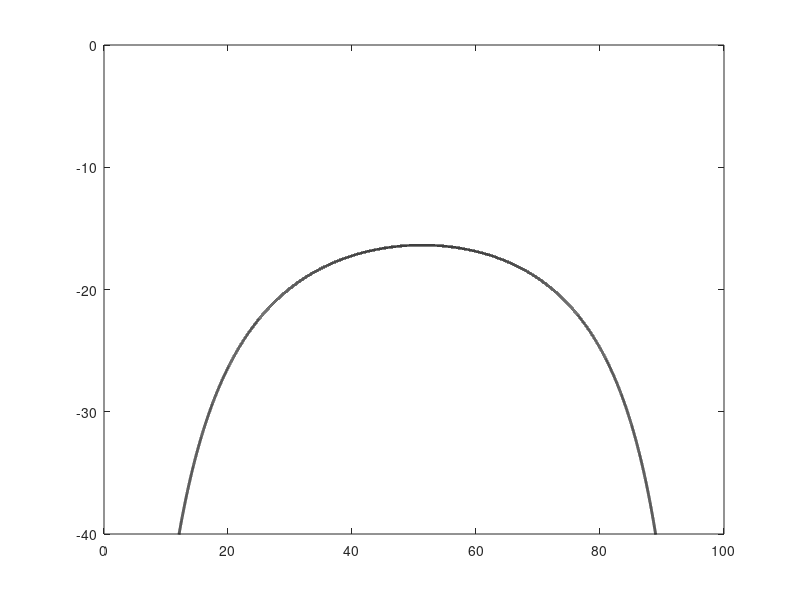

Write MATLAB code to recreate this figure. (Note: this script raises an error after producing the figure.)
%% Plot Phase portrait with nullclines and roots

pop=100;
beta = 0.0232/pop;
r = 0.1;
c = 0.2;
gamma = 1.0/110.0;
amax = 0.9;
amin = 0.2;
I0 = 0.99*pop;
sigma = 0.1;

l0 = -1.0;
dy = 0.1;
NSTPS = 2000000;
HT = 500;
TTARG=305.0;

f = @(t,y)odeswitch(t,y,amin,amax,r,sigma,beta,pop,c,gamma);
t =0:0.01:1000;
ivals = linspace(0,pop,length(t));
%plot the switchingg function
figure()
plot(ivals, -r*(pop - sigma*ivals)./(beta*(pop-ivals).*ivals),'linewidth',2,'color','k')
ylim([-40,0])
hold on;
%% get list of terminal times corresponding with different l_0
lvals = [];
tts = [];
y2 = l0;
count=1;
while y2>-HT
    tt = get_Ttime(y2,I0,beta,gamma,r,c,sigma,pop,amin,amax);
    if tt<(1e6/2)
        lvals(count) = y2;
        tts(count) = tt;
        count=count+1;
    else
        break
    end
    y2=y2-dy;
    
end
%% Find roots from list
options = odeset('Events', @(t,y)lzero(t, y),'RelTol',1e-8);
found_roots = [];
as=[];
cols = ['r','b','y'];
count=1;
for i = 2:length(tts)
    if ((tts(i)<TTARG)&&(TTARG<tts(i-1))) ||  ((tts(i)>TTARG)&&(TTARG>tts(i-1)))
        lval=fzero(@(x)rf_sa(x,I0,beta,gamma,r,c,sigma,pop,amin,amax,TTARG),[lvals(i),lvals(i-1)]);
        y0=[lval,I0];
        tstart = 0.0;
        tend=TTARG;
        [T,Y] = ode45(f,[tstart, tend],y0,options);
        [~,~,switch_ind]=get_a(Y(:,2),Y(:,1),pop,r,sigma,beta,amin,amax);
        T(switch_ind)
        plot(Y(:,2),Y(:,1),'linewidth',1.5, 'color',cols(count))
        count=count+1;
        found_roots=[found_roots;lval];
    end
        
end
%legend('switching curve',append('\lambda = ',num2str(found_roots(1))),append('\lambda = ',num2str(found_roots(2))),append('\lambda = ',num2str(found_roots(3))),'Location','northwest')
   
%% Fill in phase portrait
Opt1    = odeset('Events', @(t,y)lzero(t, y),'RelTol',1e-8);
lvals_vec = -30;%linspace(-1,-100,30);
t =0:0.01:6000;
for i =1:length(lvals_vec)
    [T,Y] = ode23s(f,t,[lvals_vec(i),I0], Opt1);
    plot(Y(:,2),Y(:,1),'linewidth',1, 'color','black')
    ylim([-100,0])
    xlim([0,100])
end